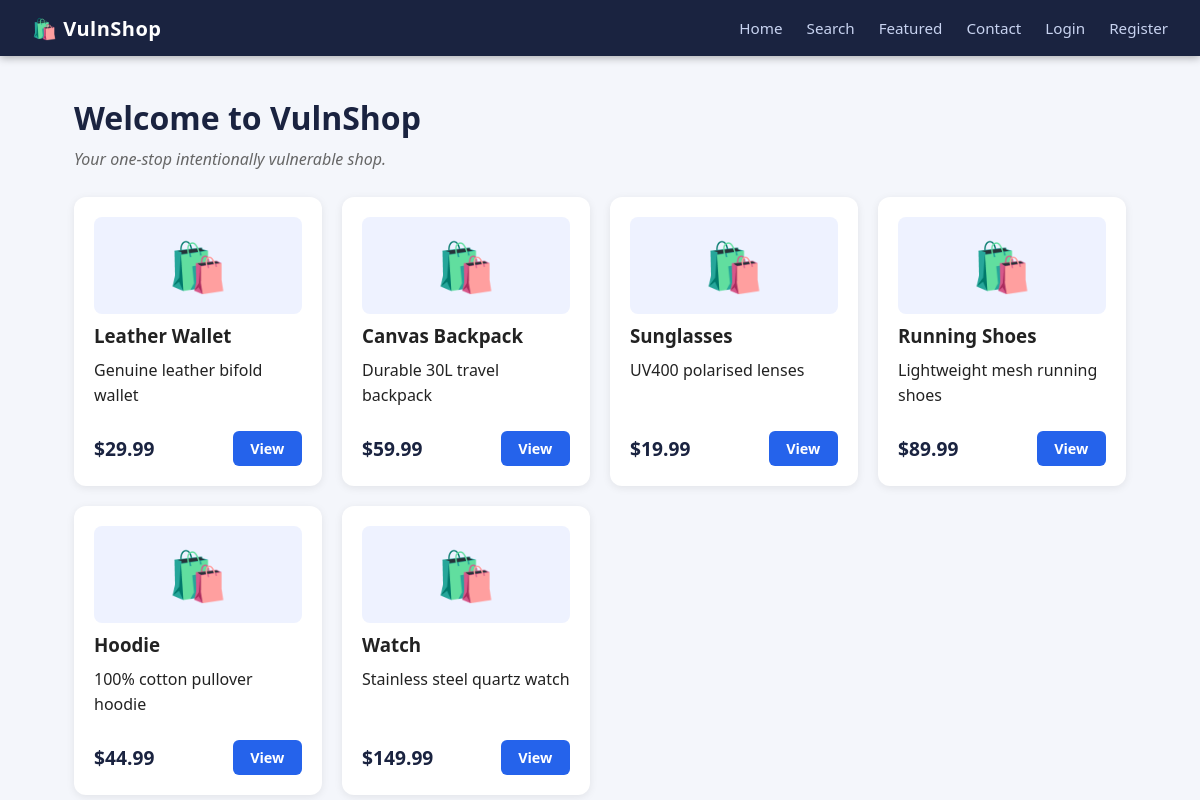
The page / on the database its author committed.
### tables this page shows
CREATE TABLE IF NOT EXISTS products (
    id          INT AUTO_INCREMENT PRIMARY KEY,
    name        VARCHAR(255) NOT NULL,
    description TEXT,
    price       DECIMAL(10,2),
    image       VARCHAR(255),
    category    VARCHAR(100)
);

### index.php (the view, shortened to what this page needs)
<?php
require_once 'db.php';
$result = $conn->query("SELECT * FROM products");
$products = $result->fetch_all(MYSQLI_ASSOC);
?>
<!DOCTYPE html>
<html lang="en">
<head>
<link rel="stylesheet" href="css/style.css">
</head>
<body>
<?php include 'nav.php'; ?>
<main class="container">
  <h1>Welcome to VulnShop</h1>
  <p class="subtitle">Your one-stop intentionally vulnerable shop.</p>
  <div class="product-grid">
    <?php foreach ($products as $p): ?>
    <div class="product-card">
      <div class="product-img">🛍️</div>
      <h3><?= $p['name'] ?></h3>
      <p><?= $p['description'] ?></p>
      <div class="product-footer">
        <span class="price">$<?= number_format($p['price'], 2) ?></span>
        <a class="btn" href="product.php?id=<?= $p['id'] ?>">View</a>
      </div>
    </div>
    <?php endforeach; ?>
  </div>
</main>
</body>
</html>

### nav.php (shortened to what this page needs)
<nav class="navbar">
  <a class="brand" href="index.php">🛍️ VulnShop</a>
  <div class="nav-links">
    <a href="index.php">Home</a>
    <a href="search.php">Search</a>
    <a href="ajax-page.php">Featured</a>
    <a href="contact.php">Contact</a>
    <?php if (isset($_SESSION['user_id'])): ?>
      <a href="dashboard.php">Dashboard</a>
      <?php if ($_SESSION['role'] === 'admin'): ?>
        <a href="admin/">Admin</a>
      <?php endif; ?>
      <a href="logout.php">Logout (<?= htmlspecialchars($_SESSION['username']) ?>)</a>
    <?php else: ?>
      <a href="login.php">Login</a>
      <a href="register.php">Register</a>
    <?php endif; ?>
  </div>
</nav>

### css/style.css (style rules this page uses)
*, *::before, *::after { box-sizing: border-box; margin: 0; padding: 0; }
body { font-family: 'Segoe UI', Arial, sans-serif; background: #f4f6fb; color: #222; min-height: 100vh; }
a { color: #2563eb; text-decoration: none; }
.navbar { background: #1a2340; padding: 0 2rem; display: flex; align-items: center; justify-content: space-between; height: 56px; position: sticky; top: 0; z-index: 100; box-shadow: 0 2px 8px rgba(0,0,0,.3); }
.navbar .brand { color: #fff; font-size: 1.25rem; font-weight: 700; letter-spacing: .5px; }
.nav-links { display: flex; gap: 1.5rem; }
.nav-links a { color: #c8d3f0; font-size: .95rem; transition: color .2s; }
.container { max-width: 1100px; margin: 2.5rem auto; padding: 0 1.5rem; }
h1 { font-size: 2rem; margin-bottom: .5rem; color: #1a2340; }
p { line-height: 1.6; margin-bottom: .75rem; }
.subtitle { color: #666; font-style: italic; }
.btn { display: inline-block; padding: .5rem 1.1rem; background: #2563eb; color: #fff; border: none; border-radius: 6px; cursor: pointer; font-size: .9rem; font-weight: 600; transition: background .2s; }
.product-grid { display: grid; grid-template-columns: repeat(auto-fill, minmax(240px, 1fr)); gap: 1.25rem; margin-top: 1.5rem; }
.product-card { background: #fff; border-radius: 12px; padding: 1.25rem; box-shadow: 0 2px 8px rgba(0,0,0,.08); display: flex; flex-direction: column; gap: .6rem; transition: box-shadow .2s; }
.product-img { font-size: 3rem; text-align: center; background: #eef2ff; border-radius: 8px; padding: 1rem; }
.product-footer { display: flex; justify-content: space-between; align-items: center; margin-top: auto; }
.price { font-size: 1.2rem; font-weight: 700; color: #1a2340; }

### rows shown on the page
products: name "Leather Wallet", description "Genuine leather bifold wallet", price "29.99"
products: name "Canvas Backpack", description "Durable 30L travel backpack", price "59.99"
products: name "Sunglasses", description "UV400 polarised lenses", price "19.99"
products: name "Running Shoes", description "Lightweight mesh running shoes", price "89.99"
products: name "Hoodie", description "100% cotton pullover hoodie", price "44.99"
products: name "Watch", description "Stainless steel quartz watch", price "149.99"
